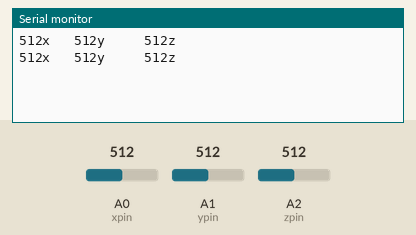
The sketch below on a simulated Arduino Uno, built with avr-gcc and run on an emulated ATmega328P. Shown: the last lines printed to the serial monitor. The inputs (shaded band) are chosen by the test bench; at power-on: A0 (xpin) = 512, A1 (ypin) = 512, A2 (zpin) = 512.

Above: at 1.8 s.
1.9 s: A0 (xpin) set to 716
At 2.8 s:
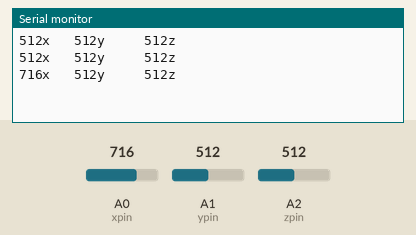
3.4 s: A1 (ypin) set to 716
At 4.4 s:
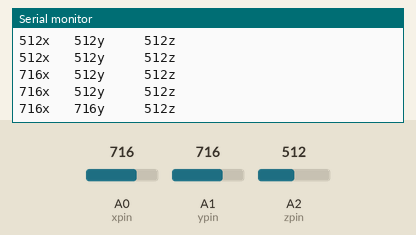
4.9 s: A2 (zpin) set to 716
At 5.8 s:
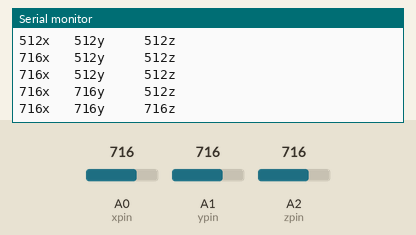
6.4 s: A0 (xpin) set to 900
At 7.7 s:
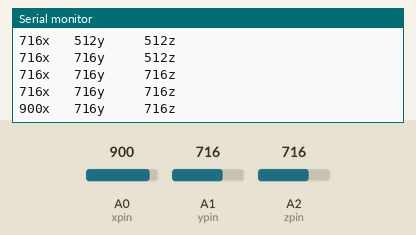
7.9 s: A1 (ypin) set to 900
At 8.8 s:
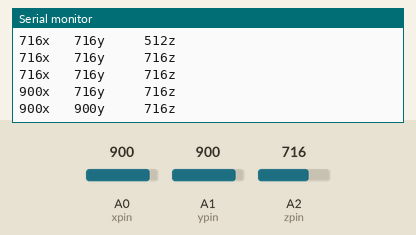
9.4 s: A2 (zpin) set to 900
At 10.4 s:
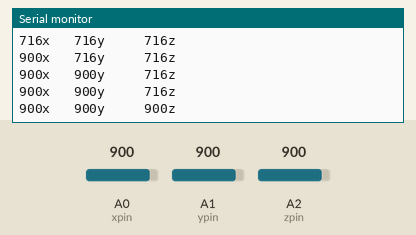
Timing chart, 0 to 11.9 s (numbered marks = the images above; inputs shaded):
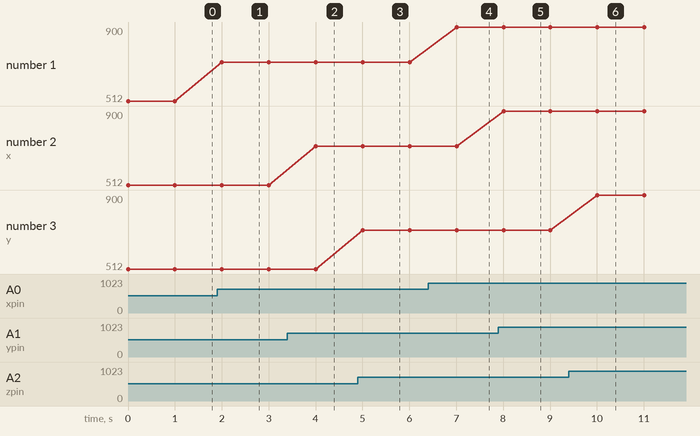

The sketch:

ADXL335code.ino
```cpp
int xpin = A0;                  // x-axis of the accelerometer
int ypin = A1;                  // y-axis
int zpin = A2;                  // z-axis (only on 3-axis models)

void setup()
{
  Serial.begin(9600);
}

void loop()
{

  Serial.print(analogRead(xpin));
  Serial.print("x   ");

  Serial.print(analogRead(ypin));
  Serial.print("y     ");

  Serial.print(analogRead(zpin));
 Serial.println("z     ");

  delay(1000);

}
```

Measured:
- after the input at 1.9 s, the serial monitor: prints a new line after 0.10 s (image 1)
- after the input at 3.4 s, the serial monitor: prints a new line after 0.60 s (image 2)
- after the input at 4.9 s, the serial monitor: prints a new line after 0.11 s (image 3)
- after the input at 6.4 s, the serial monitor: prints a new line after 0.61 s (image 4)
- after the input at 7.9 s, the serial monitor: prints a new line after 0.11 s (image 5)
- after the input at 9.4 s, the serial monitor: prints a new line after 0.61 s (image 6)
- plotted number 1: 512 → 716 after the input at 1.9 s, 716 → 900 after the input at 6.4 s
